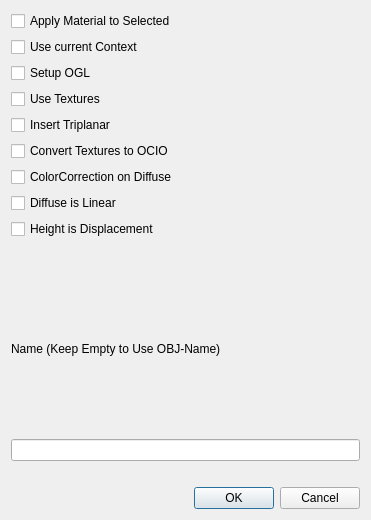
<?xml version="1.0" encoding="UTF-8"?>
<ui version="4.0">
 <class>RSMatBuilder</class>
 <widget class="QWidget" name="RSMatBuilder">
  <property name="geometry">
   <rect>
    <x>0</x>
    <y>0</y>
    <width>371</width>
    <height>520</height>
   </rect>
  </property>
  <property name="sizePolicy">
   <sizepolicy hsizetype="Preferred" vsizetype="Preferred">
    <horstretch>0</horstretch>
    <verstretch>0</verstretch>
   </sizepolicy>
  </property>
  <property name="mouseTracking">
   <bool>true</bool>
  </property>
  <property name="windowTitle">
   <string>RS Material Builder</string>
  </property>
  <layout class="QGridLayout" name="gridLayout">
   <item row="0" column="0">
    <layout class="QVBoxLayout" name="verticalLayout">
     <property name="sizeConstraint">
      <enum>QLayout::SetDefaultConstraint</enum>
     </property>
     <item>
      <widget class="QCheckBox" name="cbx_applyMat">
       <property name="text">
        <string>Apply Material to Selected</string>
       </property>
      </widget>
     </item>
     <item>
      <widget class="QCheckBox" name="cbx_context">
       <property name="text">
        <string>Use current Context</string>
       </property>
      </widget>
     </item>
     <item>
      <widget class="QCheckBox" name="cbx_setupOGL">
       <property name="text">
        <string>Setup OGL</string>
       </property>
      </widget>
     </item>
     <item>
      <widget class="QCheckBox" name="cbx_useTex">
       <property name="text">
        <string>Use Textures</string>
       </property>
      </widget>
     </item>
     <item>
      <widget class="QCheckBox" name="cbx_triplanar">
       <property name="text">
        <string>Insert Triplanar</string>
       </property>
      </widget>
     </item>
     <item>
      <widget class="QCheckBox" name="cbx_convert">
       <property name="text">
        <string>Convert Textures to OCIO</string>
       </property>
      </widget>
     </item>
     <item>
      <widget class="QCheckBox" name="cbx_ccDiffuse">
       <property name="text">
        <string>ColorCorrection on Diffuse</string>
       </property>
      </widget>
     </item>
     <item>
      <widget class="QCheckBox" name="cbx_diffLinear">
       <property name="text">
        <string>Diffuse is Linear</string>
       </property>
      </widget>
     </item>
     <item>
      <widget class="QCheckBox" name="cbx_heightDisp">
       <property name="text">
        <string>Height is Displacement</string>
       </property>
      </widget>
     </item>
     <item>
      <spacer name="horizontalSpacer_3">
       <property name="orientation">
        <enum>Qt::Horizontal</enum>
       </property>
       <property name="sizeHint" stdset="0">
        <size>
         <width>40</width>
         <height>20</height>
        </size>
       </property>
      </spacer>
     </item>
     <item>
      <widget class="QLabel" name="label">
       <property name="text">
        <string>Name (Keep Empty to Use OBJ-Name)</string>
       </property>
      </widget>
     </item>
     <item>
      <widget class="QLineEdit" name="fld_username"/>
     </item>
     <item>
      <spacer name="horizontalSpacer_2">
       <property name="orientation">
        <enum>Qt::Horizontal</enum>
       </property>
       <property name="sizeHint" stdset="0">
        <size>
         <width>40</width>
         <height>20</height>
        </size>
       </property>
      </spacer>
     </item>
     <item>
      <widget class="QDialogButtonBox" name="buttonBox">
       <property name="standardButtons">
        <set>QDialogButtonBox::Cancel|QDialogButtonBox::Ok</set>
       </property>
      </widget>
     </item>
    </layout>
   </item>
  </layout>
 </widget>
 <resources/>
 <connections/>
</ui>
